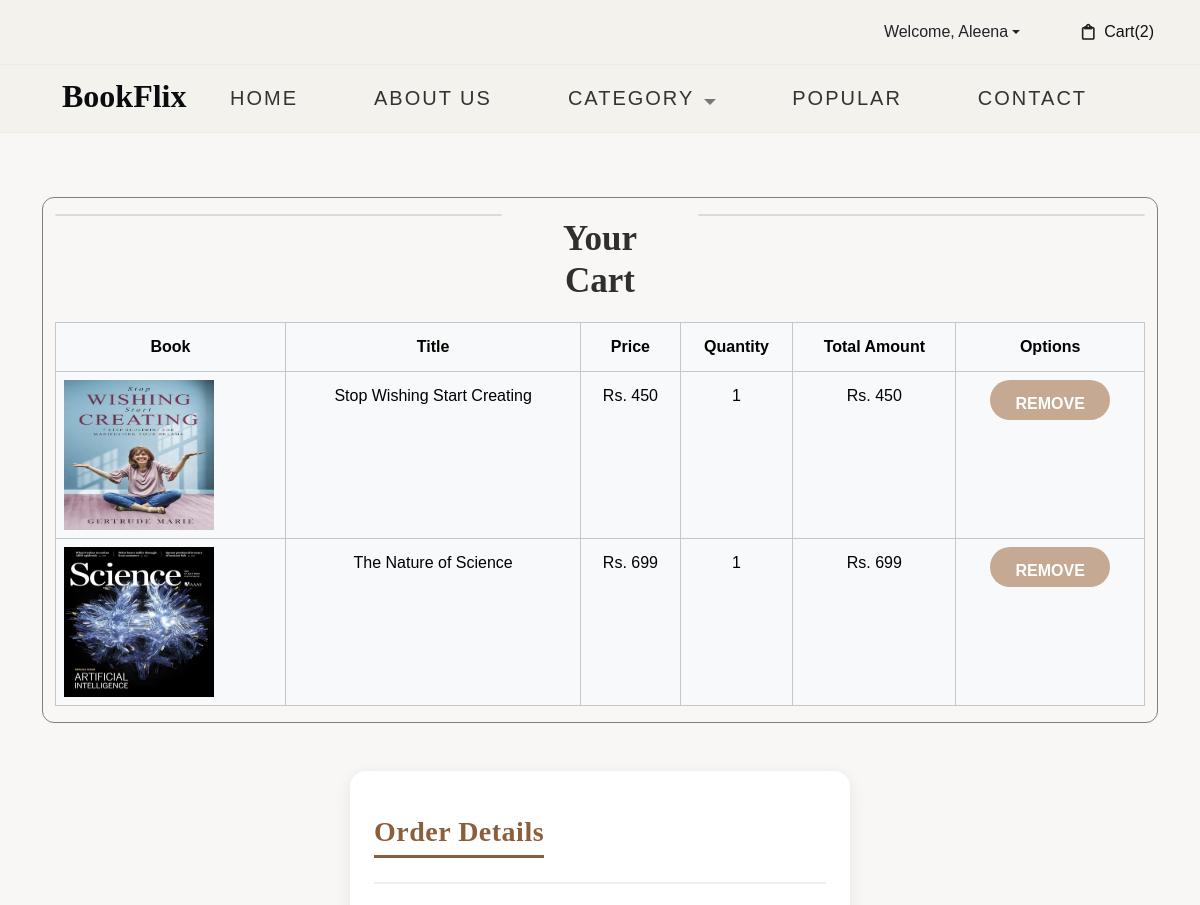
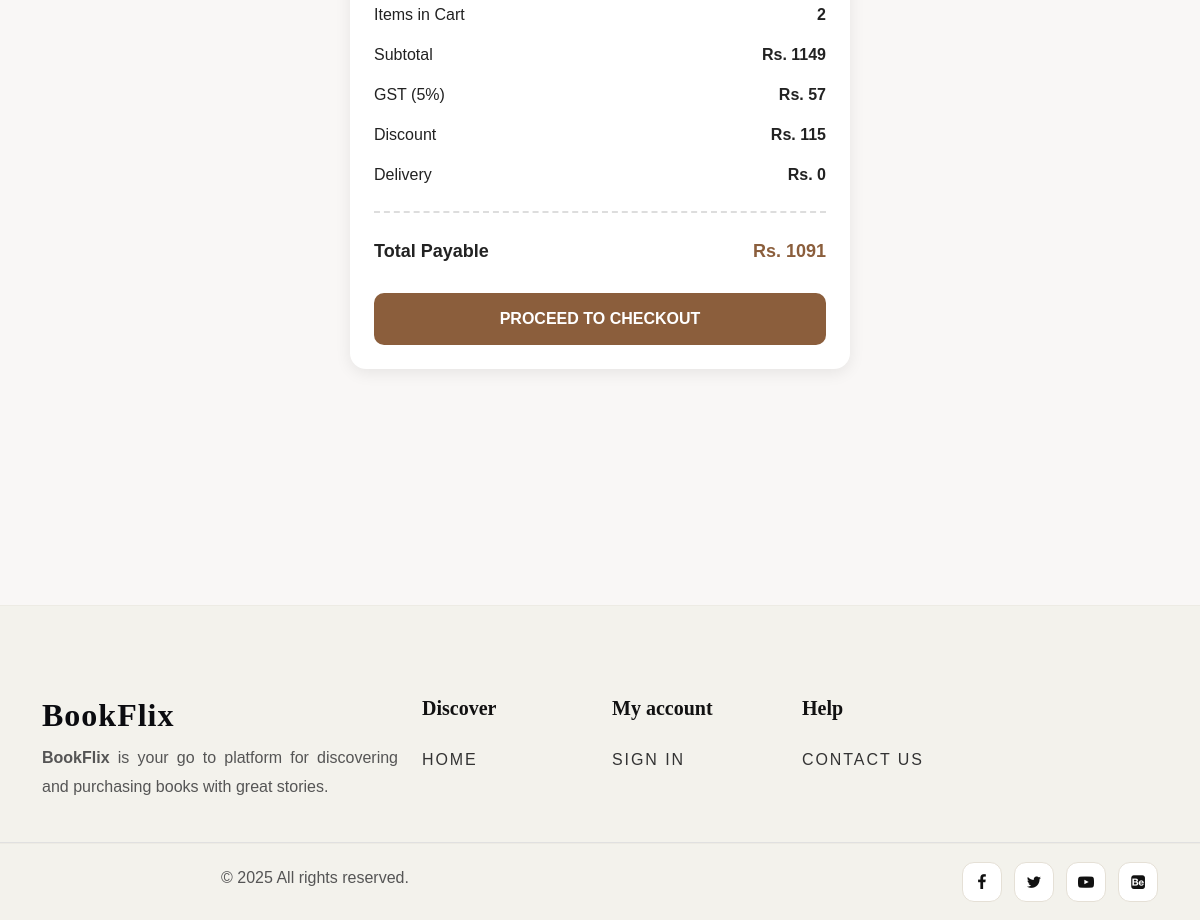
/Bookshop/Cartpage/ (signed in), run on the app's committed database (2 pictures, top to bottom).
### webapp/models.py (models this page shows, shortened)
class cartdb(models.Model):
    Singlebook_username = models.CharField(max_length=30, null=True, blank=True)
    Singlebook_title = models.CharField(max_length=30, null=True, blank=True)
    Singlebook_price = models.IntegerField(null=True, blank=True)
    Singlebook_quantity = models.CharField(max_length=30, null=True, blank=True)
    Singlebook_total = models.IntegerField(null=True, blank=True)
    Singlebook_image = models.ImageField(upload_to="Cart Images", null=True, blank=True)
    Bookid = models.IntegerField(null=True, blank=True)

### webapp/views.py (the view)
# urls.py: path('Cartpage/', views.Cartpage, name="Cartpage"),
def Cartpage(request):
    cart = cartdb.objects.filter(Singlebook_username=request.session['username'])
    category = catergorydb.objects.all()
    books = bookdb.objects.all()
    cart_count = 0
    uname = request.session.get('username')
    if uname:
        cart_count = cartdb.objects.filter(Singlebook_username=uname).count()
    sub_total = 0
    total_amount = 0
    delivery = 0
    gst = 0
    discount = 0
    for i in cart:
        sub_total += i.Singlebook_total
        if sub_total < 500:
            delivery = 50
        else:
            delivery = 0
        discount = round((sub_total * 0.10))
        gst = round((sub_total + delivery) * 0.05)
        total_amount = round(((sub_total + gst + delivery) - discount))
    return render(request, "Cartpage.html",
                  {'cart': cart,
                   'category': category,
                   'books': books,
                   'cart_count': cart_count,
                   'sub_total': sub_total,
                   'delivery': delivery,
                   'gst': gst,
                   'total_amount': total_amount,
                   'discount': discount})

### webapp/templates/Cartpage.html (shortened to what this page needs)
{% extends 'Homepage.html' %}
{% load static %}
{% block content %}
<section id="checkout" class="py-5">
    <div class="container">
        <div class="row g-4">
            <div class="table-responsive container" style="border:1px solid grey; border-radius:12px;">
                <div style="display:flex; gap:30px;">
                    <hr style="border:1.5px solid grey; border-radius:12px; width:500px;">
                    <h1 style="font-size:35px;font-weight:bold" class="text-center">Your Cart</h1>
                    <hr style="border:1.5px solid grey; border-radius:12px; width:500px;">
                </div>
                <table class="table table-hover table-light table-bordered">
                    <thead>
                    <tr>
                        <th style="text-align:center;">Book</th>
                        <th style="text-align:center;">Title</th>
                        <th style="text-align:center;">Price</th>
                        <th style="text-align:center;">Quantity</th>
                        <th style="text-align:center;">Total Amount</th>
                        <th style="text-align:center;">Options</th>
                    </tr>
                    </thead>
                    <tbody>
                    {% for i in cart %}
                    <tr style="text-center">
                        <td class="text-center"><img src="{{i.Singlebook_image.url}}" height="150px" width="150px">
                        </td>
                        <td style="text-align:center;">{{i.Singlebook_title}}</td>
                        <td style="text-align:center;">Rs. {{i.Singlebook_price}}</td>
                        <td style="text-align:center;">{{i.Singlebook_quantity}}</td>
                        <td style="text-align:center;">Rs. {{i.Singlebook_total}}</td>
                        <td style="gap:20px; text-align:center;">
                            <a href="{% url 'deletecart' c_id=i.id %}">
                                <button type="submit" class="btn btn-danger"
                                        style="width:120px; border-radius:20px; height:40px;">Remove
                                </button>
                            </a>
                        </td>
                    </tr>
                    {% empty %}
                    <div class="text-center py-5">
                        <h5 class="text-muted">Your cart is empty.</h5>
                        <a href="{% url 'Popularpage' %}" class="btn btn-success mt-3">Continue Shopping</a>
                    </div>
                    {% endfor %}
                    </tbody>
                </table>
            </div>
            <div class="receipt-section mt-5 mb-5 p-4 mx-auto"
                 style="max-width:500px; background:#fff; border-radius:16px;
            box-shadow:0 4px 16px rgba(0,0,0,0.08);">
                <h3 class=" mb-4"
                    style="font-weight:700; color:#8B5E3C; letter-spacing:0.5px;">
                    Order Details
                </h3>
                <div style="border-top:2px solid #eee; margin-bottom:20px;"></div>
                <div class="d-flex justify-content-between mb-2">
                    <span style="font-weight:500;">Items in Cart</span>
                    <span style="font-weight:600;">{{cart_count}}</span>
                </div>
                <div class="d-flex justify-content-between mb-2">
                    <span style="font-weight:500;">Subtotal</span>
                    <span style="font-weight:600;">Rs. {{sub_total}}</span>
                </div>
                <div class="d-flex justify-content-between mb-2">
                    <span style="font-weight:500;">GST (5%)</span>
                    <span style="font-weight:600;">Rs. {{gst}}</span>
                </div>
                <div class="d-flex justify-content-between mb-2">
                    <span style="font-weight:500;">Discount</span>
                    <span style="font-weight:600;">Rs. {{discount}}</span>
                </div>
                <div class="d-flex justify-content-between mb-3">
                    <span style="font-weight:500;">Delivery</span>
                    <span style="font-weight:600;">Rs. {{delivery}}</span>
                </div>
                <div style="border-top:2px dashed #ddd; margin:20px 0;"></div>
                <div class="d-flex justify-content-between mb-4">
                    <span style="font-size:18px; font-weight:700;">Total Payable</span>
                    <span style="font-size:18px; font-weight:700; color:#8B5E3C;">Rs. {{total_amount}}</span>
                </div>
                <div class="text-center">
                    <a href="{% url 'Checkoutpage' %}"
                       class="btn btn-primary"
                       style=" width:100%; padding:14px 0;
              background:#8B5E3C; color:white; border-radius:10px;
              font-weight:600;">
                        Proceed to Checkout
                    </a>
                </div>
            </div>
        </div>
    </div>
</section>
{% endblock %}

### webapp/static/web/style.css (style rules this page uses)
:root { --accent-color: #C5A992; --dark-color: #2f2f2f; --light-color: #F3F2EC; --body-text-color: #757575; --body-font: "Raleway", sans-serif; --heading-font: "Prata", Georgia, serif; }
*, *::before, *::after { box-sizing: border-box; }
body { margin: 0; font-family: var(--body-font); font-size: 16px; line-height: 2; color: var(--body-text-color); background: var(--light-color); }
img { max-width: 100%; display: block; }
h1, h2, h3, h4, h5, h6 { font-family: var(--heading-font); color: var(--dark-color); margin: 20px 0; }
.btn { background: var(--accent-color); color: #fff; padding: 0.75em 1.5em; border: none; cursor: pointer; font-weight: 600; text-transform: uppercase; }

### webapp/templates/Homepage.html (style rules this page uses)
:root { --accent:#c5a992; --bg:#f3f2ec; --text:#111; --muted:#777; }
* { box-sizing:border-box; }
body { background: var(--bg); color: var(--text); }
a { text-decoration:none !important; color:inherit; }

### webapp/templates/Cartpage.html (style rules this page uses)
body { background-color: #f9f7f6; font-family: 'Poppins', sans-serif; color: #222; }
h3 { border-bottom: 3px solid #8B5E3C; display: inline-block; margin-bottom: 20px; padding-bottom: 6px; }

### data on the page
cartdb: Singlebook_image (picture), Singlebook_title "Stop Wishing Start Creating", Singlebook_price "450", Singlebook_quantity "1", Singlebook_total "450"
cartdb: Singlebook_image (picture), Singlebook_title "The Nature of Science", Singlebook_price "699", Singlebook_quantity "1", Singlebook_total "699"

### other printed values
{{ request.session.username }} "Aleena"
{{ cart_count }} "2"
{{ sub_total }} "1149"
{{ gst }} "57"
{{ discount }} "115"
{{ delivery }} "0"
{{ total_amount }} "1091"
